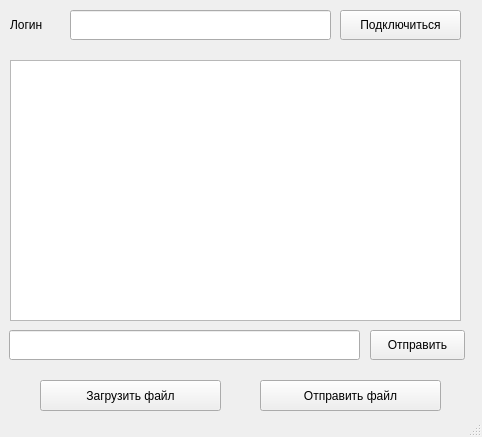
<?xml version="1.0" encoding="UTF-8"?>
<ui version="4.0">
 <class>ChatClient</class>
 <widget class="QMainWindow" name="ChatClient">
  <property name="windowModality">
   <enum>Qt::NonModal</enum>
  </property>
  <property name="geometry">
   <rect>
    <x>0</x>
    <y>0</y>
    <width>482</width>
    <height>437</height>
   </rect>
  </property>
  <property name="sizePolicy">
   <sizepolicy hsizetype="Maximum" vsizetype="Maximum">
    <horstretch>0</horstretch>
    <verstretch>0</verstretch>
   </sizepolicy>
  </property>
  <property name="minimumSize">
   <size>
    <width>482</width>
    <height>437</height>
   </size>
  </property>
  <property name="maximumSize">
   <size>
    <width>482</width>
    <height>437</height>
   </size>
  </property>
  <property name="windowTitle">
   <string>UDPClient</string>
  </property>
  <widget class="QWidget" name="centralwidget">
   <widget class="QTextEdit" name="textEditMessages">
    <property name="geometry">
     <rect>
      <x>10</x>
      <y>60</y>
      <width>451</width>
      <height>261</height>
     </rect>
    </property>
    <property name="readOnly">
     <bool>true</bool>
    </property>
   </widget>
   <widget class="QLineEdit" name="lineEditMessage">
    <property name="geometry">
     <rect>
      <x>9</x>
      <y>330</y>
      <width>351</width>
      <height>30</height>
     </rect>
    </property>
    <property name="sizePolicy">
     <sizepolicy hsizetype="Minimum" vsizetype="Maximum">
      <horstretch>0</horstretch>
      <verstretch>0</verstretch>
     </sizepolicy>
    </property>
    <property name="minimumSize">
     <size>
      <width>330</width>
      <height>0</height>
     </size>
    </property>
   </widget>
   <widget class="QPushButton" name="ButtonSend">
    <property name="geometry">
     <rect>
      <x>370</x>
      <y>330</y>
      <width>95</width>
      <height>30</height>
     </rect>
    </property>
    <property name="sizePolicy">
     <sizepolicy hsizetype="Minimum" vsizetype="Expanding">
      <horstretch>0</horstretch>
      <verstretch>0</verstretch>
     </sizepolicy>
    </property>
    <property name="minimumSize">
     <size>
      <width>95</width>
      <height>30</height>
     </size>
    </property>
    <property name="maximumSize">
     <size>
      <width>95</width>
      <height>30</height>
     </size>
    </property>
    <property name="text">
     <string>Отправить</string>
    </property>
   </widget>
   <widget class="QLineEdit" name="lineEditLogin">
    <property name="geometry">
     <rect>
      <x>70</x>
      <y>10</y>
      <width>261</width>
      <height>30</height>
     </rect>
    </property>
   </widget>
   <widget class="QLabel" name="labelLogin">
    <property name="geometry">
     <rect>
      <x>10</x>
      <y>10</y>
      <width>51</width>
      <height>30</height>
     </rect>
    </property>
    <property name="text">
     <string>Логин</string>
    </property>
   </widget>
   <widget class="QPushButton" name="ButtonConnect">
    <property name="geometry">
     <rect>
      <x>340</x>
      <y>10</y>
      <width>121</width>
      <height>30</height>
     </rect>
    </property>
    <property name="sizePolicy">
     <sizepolicy hsizetype="Maximum" vsizetype="Maximum">
      <horstretch>0</horstretch>
      <verstretch>0</verstretch>
     </sizepolicy>
    </property>
    <property name="minimumSize">
     <size>
      <width>0</width>
      <height>0</height>
     </size>
    </property>
    <property name="maximumSize">
     <size>
      <width>125</width>
      <height>30</height>
     </size>
    </property>
    <property name="text">
     <string>Подключиться</string>
    </property>
   </widget>
   <widget class="QPushButton" name="downloadFile">
    <property name="geometry">
     <rect>
      <x>40</x>
      <y>380</y>
      <width>181</width>
      <height>31</height>
     </rect>
    </property>
    <property name="text">
     <string>Загрузить файл</string>
    </property>
   </widget>
   <widget class="QPushButton" name="sendFile">
    <property name="geometry">
     <rect>
      <x>260</x>
      <y>380</y>
      <width>181</width>
      <height>31</height>
     </rect>
    </property>
    <property name="text">
     <string>Отправить файл</string>
    </property>
   </widget>
  </widget>
  <widget class="QMenuBar" name="menubar">
   <property name="geometry">
    <rect>
     <x>0</x>
     <y>0</y>
     <width>482</width>
     <height>22</height>
    </rect>
   </property>
  </widget>
  <widget class="QStatusBar" name="statusbar"/>
 </widget>
 <resources/>
 <connections/>
</ui>
